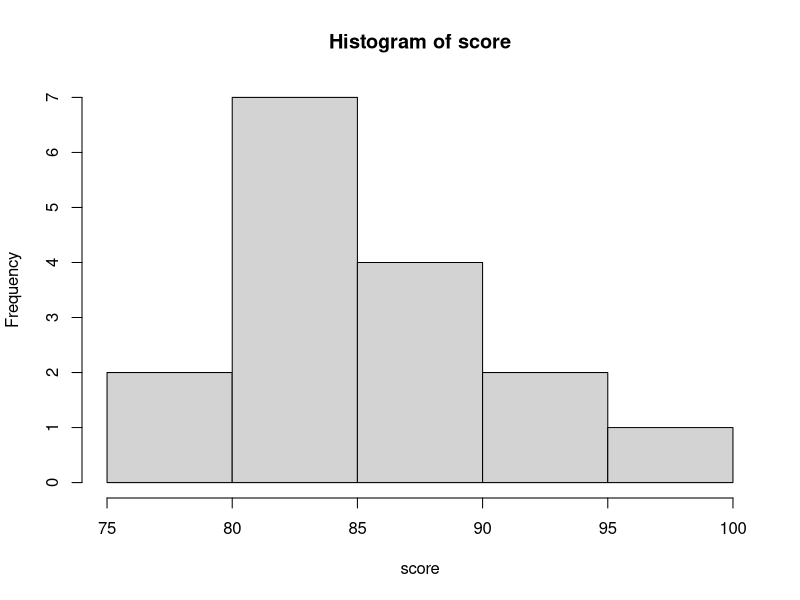
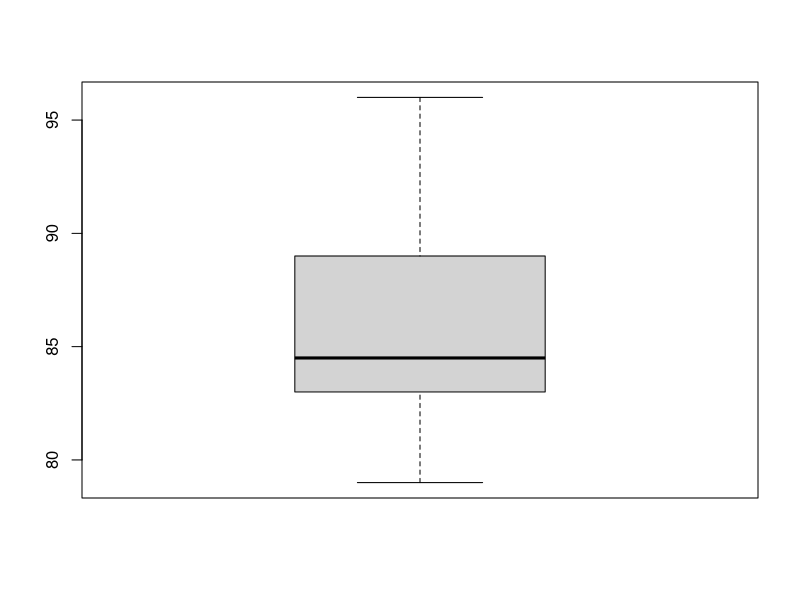

Source code (R) for these figures, in order:

score <- c(
  88, 83, 83, 85, 94, 88, 91, 96,
  89, 83, 81, 80, 84, 89, 83, 79
)

hist(score)

boxplot(score)

fivenum(score)
